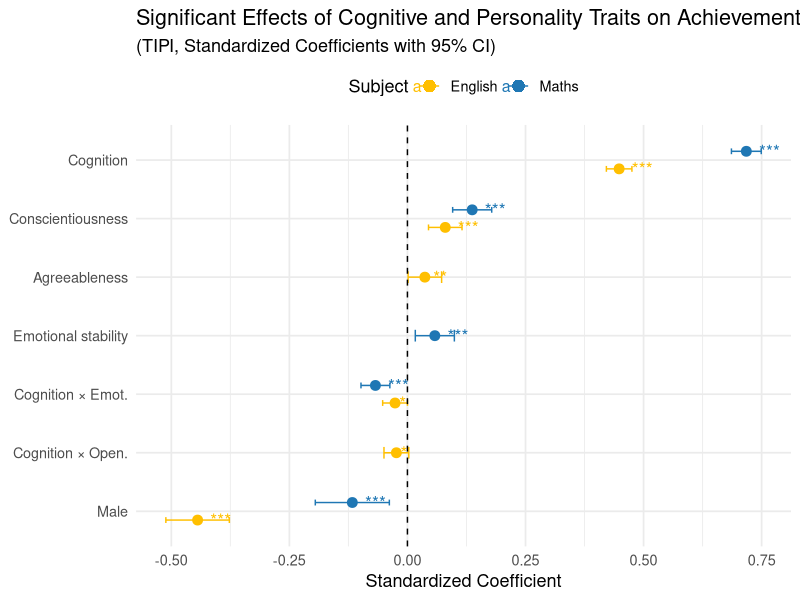
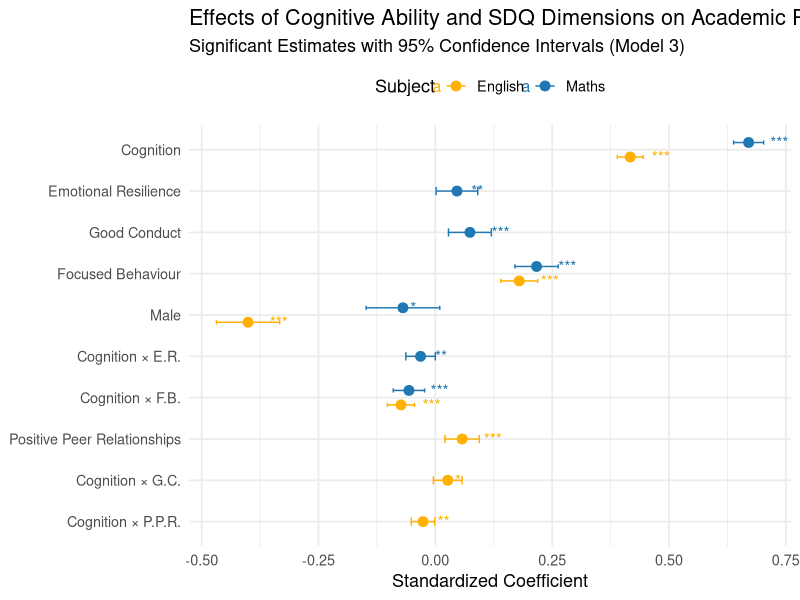
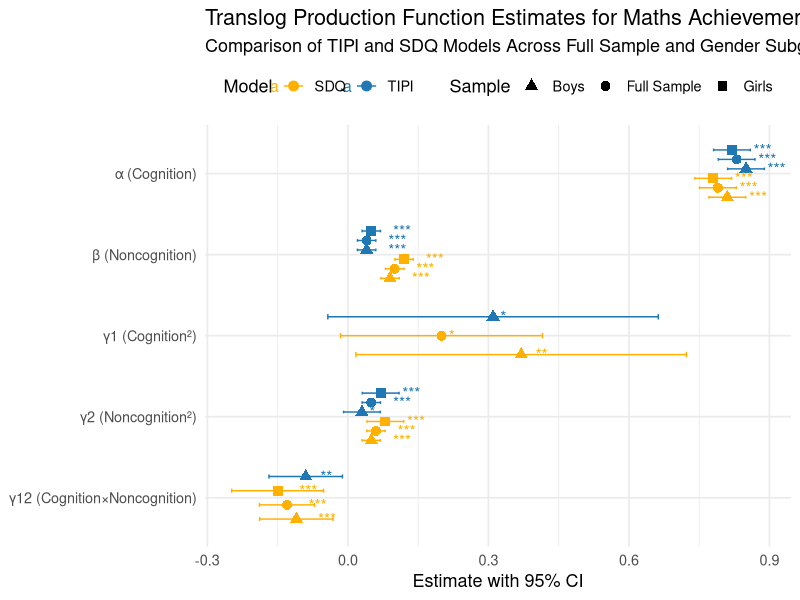
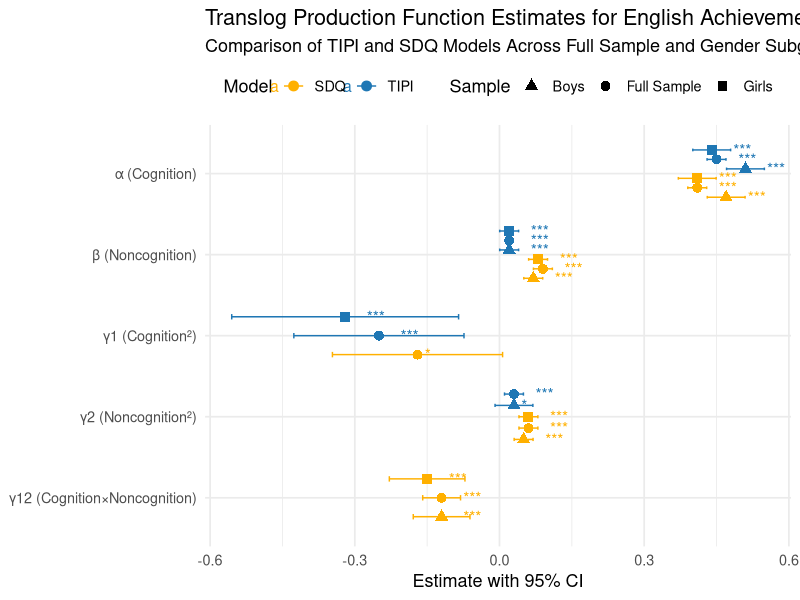

Source code (R) for these figures, in order:
library(ggplot2)
library(dplyr)

# Step 1: Create the data frame with significant estimates only
coef_data <- data.frame(
  Variable = rep(c("Cognition", "Conscientiousness", "Agreeableness", 
                   "Emotional stability", "Cognition × Emot.", "Cognition × Open.", "Male"), 2),
  Subject = rep(c("Maths", "English"), each = 7),
  Estimate = c(0.7176, 0.1371, NA, 0.0580, -0.0678, NA, -0.1167,  # Maths
               0.4483, 0.0801, 0.0369, NA, -0.0262, -0.0234, -0.4443),  # English
  SE = c(0.0161, 0.0211, NA, 0.0211, 0.0156, NA, 0.0400,
         0.0138, 0.0181, 0.0181, NA, 0.0134, 0.0134, 0.0343),
  Significance = c("***", "***", NA, "***", "***", NA, "***",
                   "***", "***", "**", NA, "*", "*", "***")
)

# Remove NA rows
coef_data <- coef_data %>% filter(!is.na(Estimate))

# Add CIs
coef_data <- coef_data %>%
  mutate(
    CI_lower = Estimate - 1.96 * SE,
    CI_upper = Estimate + 1.96 * SE
  )

# Set factor levels for ordering
coef_data$Variable <- factor(coef_data$Variable, 
                             levels = rev(c("Cognition", "Conscientiousness", "Agreeableness", 
                                            "Emotional stability", "Cognition × Emot.", 
                                            "Cognition × Open.", "Male")))

# Plot
ggplot(coef_data, aes(x = Estimate, y = Variable, color = Subject)) +
  geom_point(position = position_dodge(width = 0.6), size = 3) +
  geom_errorbarh(aes(xmin = CI_lower, xmax = CI_upper), 
                 height = 0.2, position = position_dodge(width = 0.6)) +
  geom_text(aes(label = Significance), 
            position = position_dodge(width = 0.6), 
            hjust = -0.6, size = 4.5) +
  geom_vline(xintercept = 0, linetype = "dashed") +
  labs(title = "Significant Effects of Cognitive and Personality Traits on Achievement",
       subtitle = "(TIPI, Standardized Coefficients with 95% CI)",
       x = "Standardized Coefficient", y = NULL) +
  scale_color_manual(values = c("Maths" = "#1f77b4", "English" = "#ffbf00")) +
  theme_minimal(base_size = 13) +
  theme(legend.position = "top")+
  guides(color = guide_legend(override.aes = list(shape = 16, size = 4)))


library(ggplot2)
library(dplyr)

# Create dataframe with significant estimates and significance stars
df <- tribble(
  ~Variable, ~Subject, ~Estimate, ~SE, ~Sig,
  "Cognition", "Maths", 0.6703, 0.0164, "***",
  "Emotional Resilience", "Maths", 0.0462, 0.0227, "**",
  "Good Conduct", "Maths", 0.0740, 0.0234, "***",
  "Focused Behaviour", "Maths", 0.2166, 0.0236, "***",
  "Male", "Maths", -0.0693, 0.0402, "*",
  "Cognition × E.R.", "Maths", -0.0316, 0.0161, "**",
  "Cognition × F.B.", "Maths", -0.0565, 0.0171, "***",
  
  "Cognition", "English", 0.4170, 0.0141, "***",
  "Focused Behaviour", "English", 0.1795, 0.0202, "***",
  "Positive Peer Relationships", "English", 0.0573, 0.0188, "***",
  "Male", "English", -0.4007, 0.0345, "***",
  "Cognition × G.C.", "English", 0.0266, 0.0157, "*",
  "Cognition × F.B.", "English", -0.0735, 0.0148, "***",
  "Cognition × P.P.R.", "English", -0.0264, 0.0128, "**"
)

# Adjust for plotting
df <- df %>%
  mutate(
    Variable = factor(Variable, levels = rev(unique(df$Variable))),
    lower = Estimate - 1.96 * SE,
    upper = Estimate + 1.96 * SE
  )

# Relabel Subject as a proper factor to avoid weird legend artifacts
df$Subject <- factor(df$Subject, levels = c("English", "Maths"))
grid::grid.newpage()

# Create the plot (updated legend title fix)
ggplot(df, aes(x = Estimate, y = Variable, color = Subject)) +
  geom_point(position = position_dodge(width = 0.7), size = 3) +
  geom_errorbarh(aes(xmin = lower, xmax = upper), height = 0.2,
                 position = position_dodge(width = 0.7)) +
  geom_text(aes(label = Sig), hjust = -1.2,
            position = position_dodge(width = 0.7), size = 4) +
  scale_color_manual(
    values = c("Maths" = "#1f77b4", "English" = "#ffb000"),
    name = "Subject"  # ✅ Explicitly reset the legend title
  ) +
  labs(
    title = "Effects of Cognitive Ability and SDQ Dimensions on Academic Performance",
    subtitle = "Significant Estimates with 95% Confidence Intervals (Model 3)",
    x = "Standardized Coefficient",
    y = NULL
  ) +
  theme_minimal(base_size = 13) +
  theme(legend.position = "top")



library(tidyverse)

df_maths <- tribble(
  ~Parameter, ~Model, ~Group, ~Estimate, ~SE, ~Sig,
  # TIPI
  "α (Cognition)", "TIPI", "Full Sample", 0.83, 0.02, "***",
  "α (Cognition)", "TIPI", "Boys",        0.85, 0.02, "***",
  "α (Cognition)", "TIPI", "Girls",       0.82, 0.02, "***",
  
  "β (Noncognition)", "TIPI", "Full Sample", 0.04, 0.01, "***",
  "β (Noncognition)", "TIPI", "Boys",        0.04, 0.01, "***",
  "β (Noncognition)", "TIPI", "Girls",       0.05, 0.01, "***",
  
  "γ1 (Cognition²)", "TIPI", "Boys",   0.31, 0.18, "*",
  
  "γ2 (Noncognition²)", "TIPI", "Full Sample", 0.05, 0.01, "***",
  "γ2 (Noncognition²)", "TIPI", "Boys",        0.03, 0.02, "*",
  "γ2 (Noncognition²)", "TIPI", "Girls",       0.07, 0.02, "***",
  
  "γ12 (Cognition×Noncognition)", "TIPI", "Boys", -0.09, 0.04, "**",
  
  # SDQ
  "α (Cognition)", "SDQ", "Full Sample", 0.79, 0.02, "***",
  "α (Cognition)", "SDQ", "Boys",        0.81, 0.02, "***",
  "α (Cognition)", "SDQ", "Girls",       0.78, 0.02, "***",
  
  "β (Noncognition)", "SDQ", "Full Sample", 0.10, 0.01, "***",
  "β (Noncognition)", "SDQ", "Boys",        0.09, 0.01, "***",
  "β (Noncognition)", "SDQ", "Girls",       0.12, 0.01, "***",
  
  "γ1 (Cognition²)", "SDQ", "Full Sample", 0.20, 0.11, "*",
  "γ1 (Cognition²)", "SDQ", "Boys",        0.37, 0.18, "**",
  
  "γ2 (Noncognition²)", "SDQ", "Full Sample", 0.06, 0.01, "***",
  "γ2 (Noncognition²)", "SDQ", "Boys",        0.05, 0.01, "***",
  "γ2 (Noncognition²)", "SDQ", "Girls",       0.08, 0.02, "***",
  
  "γ12 (Cognition×Noncognition)", "SDQ", "Full Sample", -0.13, 0.03, "***",
  "γ12 (Cognition×Noncognition)", "SDQ", "Boys",        -0.11, 0.04, "***",
  "γ12 (Cognition×Noncognition)", "SDQ", "Girls",       -0.15, 0.05, "***"
)

df_maths <- df_maths %>%
  mutate(
    Group = factor(Group, levels = c("Boys", "Full Sample", "Girls")),
    Parameter = factor(Parameter, levels = rev(unique(df_maths$Parameter))),
    lower = Estimate - 1.96 * SE,
    upper = Estimate + 1.96 * SE
  )

ggplot(df_maths, aes(x = Estimate, y = Parameter, color = Model, shape = Group)) +
  geom_point(position = position_dodge(width = 0.7), size = 3) +
  geom_errorbarh(aes(xmin = lower, xmax = upper), height = 0.2,
                 position = position_dodge(width = 0.7)) +
  geom_text(aes(label = Sig), hjust = -1.2,
            position = position_dodge(width = 0.7), size = 4) +
  scale_color_manual(values = c("SDQ" = "#ffb000", "TIPI" = "#1f77b4")) +
  scale_shape_manual(values = c(17, 16, 15)) +
  labs(
    title = "Translog Production Function Estimates for Maths Achievement",
    subtitle = "Comparison of TIPI and SDQ Models Across Full Sample and Gender Subgroups",
    x = "Estimate with 95% CI",
    y = NULL,
    color = "Model",
    shape = "Sample"
  ) +
  theme_minimal(base_size = 13) +
  theme(legend.position = "top")




library(tidyverse)

df_english <- tribble(
  ~Parameter, ~Model, ~Group, ~Estimate, ~SE, ~Sig,
  
  # TIPI
  "α (Cognition)", "TIPI", "Full Sample", 0.45, 0.01, "***",
  "α (Cognition)", "TIPI", "Boys",        0.51, 0.02, "***",
  "α (Cognition)", "TIPI", "Girls",       0.44, 0.02, "***",
  
  "β (Noncognition)", "TIPI", "Full Sample", 0.02, 0.00, "***",
  "β (Noncognition)", "TIPI", "Boys",        0.02, 0.01, "***",
  "β (Noncognition)", "TIPI", "Girls",       0.02, 0.01, "***",
  
  "γ1 (Cognition²)", "TIPI", "Full Sample", -0.25, 0.09, "***",
  "γ1 (Cognition²)", "TIPI", "Girls",       -0.32, 0.12, "***",
  
  "γ2 (Noncognition²)", "TIPI", "Full Sample", 0.03, 0.01, "***",
  "γ2 (Noncognition²)", "TIPI", "Boys",        0.03, 0.02, "*",
  
  # SDQ
  "α (Cognition)", "SDQ", "Full Sample", 0.41, 0.01, "***",
  "α (Cognition)", "SDQ", "Boys",        0.47, 0.02, "***",
  "α (Cognition)", "SDQ", "Girls",       0.41, 0.02, "***",
  
  "β (Noncognition)", "SDQ", "Full Sample", 0.09, 0.01, "***",
  "β (Noncognition)", "SDQ", "Boys",        0.07, 0.01, "***",
  "β (Noncognition)", "SDQ", "Girls",       0.08, 0.01, "***",
  
  "γ1 (Cognition²)", "SDQ", "Full Sample", -0.17, 0.09, "*",
  
  "γ2 (Noncognition²)", "SDQ", "Full Sample", 0.06, 0.01, "***",
  "γ2 (Noncognition²)", "SDQ", "Boys",        0.05, 0.01, "***",
  "γ2 (Noncognition²)", "SDQ", "Girls",       0.06, 0.01, "***",
  
  "γ12 (Cognition×Noncognition)", "SDQ", "Full Sample", -0.12, 0.02, "***",
  "γ12 (Cognition×Noncognition)", "SDQ", "Boys",        -0.12, 0.03, "***",
  "γ12 (Cognition×Noncognition)", "SDQ", "Girls",       -0.15, 0.04, "***"
)

df_english <- df_english %>%
  mutate(
    Group = factor(Group, levels = c("Boys", "Full Sample", "Girls")),
    Parameter = factor(Parameter, levels = rev(unique(df_english$Parameter))),
    lower = Estimate - 1.96 * SE,
    upper = Estimate + 1.96 * SE
  )
grid::grid.newpage()

ggplot(df_english, aes(x = Estimate, y = Parameter, color = Model, shape = Group)) +
  geom_point(position = position_dodge(width = 0.7), size = 3) +
  geom_errorbarh(aes(xmin = lower, xmax = upper), height = 0.2,
                 position = position_dodge(width = 0.7)) +
  geom_text(aes(label = Sig), hjust = -1.2,
            position = position_dodge(width = 0.7), size = 4) +
  scale_color_manual(values = c("SDQ" = "#ffb000", "TIPI" = "#1f77b4")) +
  scale_shape_manual(values = c(17, 16, 15)) +
  labs(
    title = "Translog Production Function Estimates for English Achievement",
    subtitle = "Comparison of TIPI and SDQ Models Across Full Sample and Gender Subgroups",
    x = "Estimate with 95% CI",
    y = NULL,
    color = "Model",
    shape = "Sample"
  ) +
  theme_minimal(base_size = 13) +
  theme(legend.position = "top")
